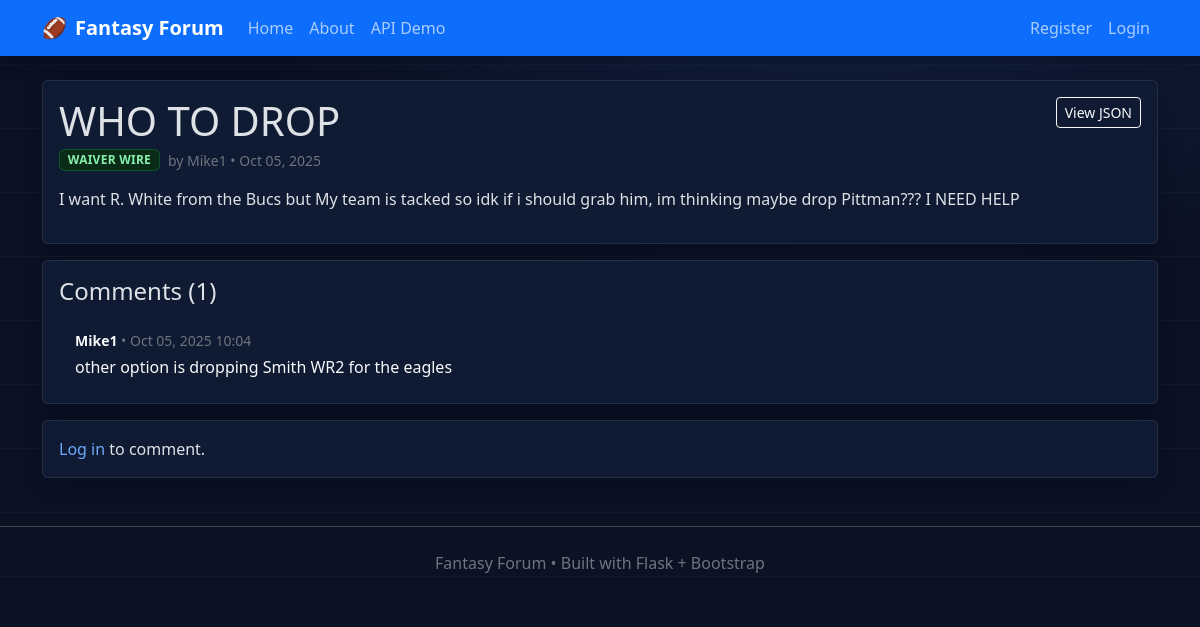
/post/6, run on an earlier commit of the app's database.
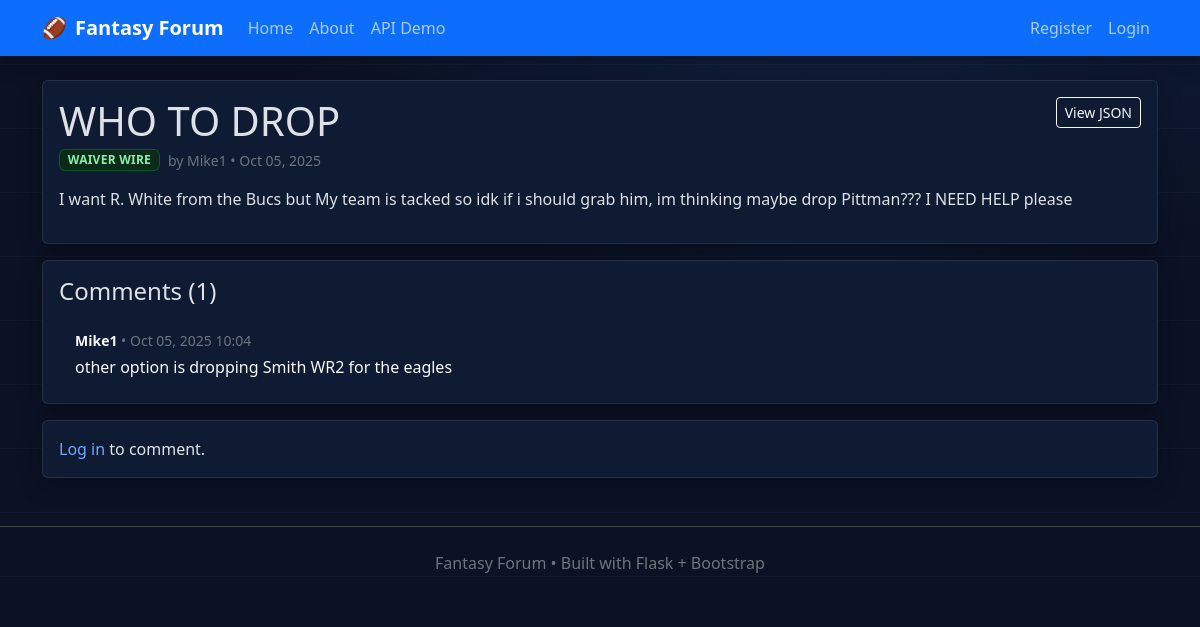
And on a later commit of the database.
### app.py (models this page shows, shortened)
class Post(db.Model):
    id = db.Column(db.Integer, primary_key=True)
    title = db.Column(db.String(100), nullable=False)
    date_posted = db.Column(db.DateTime, nullable=False, default=datetime.utcnow)
    flair = db.Column(db.String(20), nullable=False, default="OTHER")
    content = db.Column(db.Text, nullable=False)
    user_id = db.Column(db.Integer, db.ForeignKey('user.id'), nullable=False)
    comments = db.relationship('Comment', backref='post', lazy=True, cascade="all, delete")

### app.py (the view)
@app.route("/post/<int:post_id>")
def post_detail(post_id):
    post = Post.query.get_or_404(post_id)
    return render_template("post_detail.html", title=post.title, post=post)

### app.py (called while the page is built)
@app.context_processor
def inject_csrf_token():
    return dict(csrf_token=generate_csrf)

### templates/post_detail.html (shortened to what this page needs)
{% extends "base.html" %}
{% block content %}
  <div class="card ff-card ff-shadow mb-3">
    <div class="card-body">
      <div class="d-flex justify-content-between align-items-start gap-3">
        <div>
          <h1 class="mb-1">{{ post.title }}</h1>
          <div class="d-flex align-items-center gap-2">
            <span class="badge badge-flair flair-{{ post.flair }}">{{ post.flair.replace('_',' ') }}</span>
            <small class="text-secondary">by {{ post.author.username }} • {{ post.date_posted.strftime('%b %d, %Y') }}</small>
          </div>
        </div>
        <a class="btn btn-sm btn-outline-light" href="/api/posts/{{ post.id }}">View JSON</a>
      </div>
      <p class="mt-3 mb-3" style="white-space:pre-wrap;">{{ post.content }}</p>
    </div>
  </div>
  <div class="card ff-card ff-shadow mb-3">
    <div class="card-body">
      <h4 class="mb-3">Comments ({{ post.comments|length }})</h4>
      {% if post.comments %}
        <ul class="list-group list-group-flush">
          {% for c in post.comments|sort(attribute='date_posted') %}
            <li class="list-group-item bg-transparent text-light border-secondary">
              <div class="small text-secondary mb-1">
                <strong class="text-light">{{ c.author.username }}</strong>
                • {{ c.date_posted.strftime('%b %d, %Y %H:%M') }}
              </div>
              <div style="white-space:pre-wrap;">{{ c.content }}</div>
            </li>
          {% endfor %}
        </ul>
      {% else %}
        <p class="mb-0 text-secondary">No comments yet.</p>
      {% endif %}
    </div>
  </div>
  <div class="card ff-card ff-shadow">
    <div class="card-body">
      {% if current_user.is_authenticated %}
        <form method="POST" action="{{ url_for('add_comment', post_id=post.id) }}" novalidate>
          <input type="hidden" name="csrf_token" value="{{ csrf_token() }}">
          <div class="mb-2">
            <label for="content" class="form-label fw-semibold">Add a comment</label>
            <textarea id="content" name="content" rows="4" class="form-control bg-dark text-light" required></textarea>
          </div>
          <button class="btn btn-light fw-semibold" type="submit">Comment</button>
        </form>
      {% else %}
        <p class="mb-0"><a href="{{ url_for('login') }}">Log in</a> to comment.</p>
      {% endif %}
    </div>
  </div>
{% endblock %}

What changed in the data, as far as the page shows it:
changed Post "WHO TO DROP": content "I want R. White from the Bucs but My team is tacked so idk if i should grab him, im thinking maybe drop Pittman??? I NEED HELP" → "I want R. White from the Bucs but My team is tacked so idk if i should grab him, im thinking maybe drop Pittman??? I NEED HELP please"
